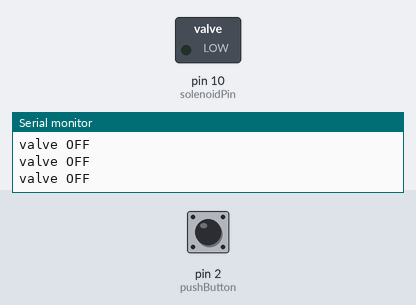
Bench run of a sketch on a simulated Arduino Uno, built with avr-gcc and run on an emulated ATmega328P. On the bench: switched loads named in the sketch (green lamp = pin HIGH), the last lines printed to the serial monitor. Inputs (shaded band) come from the test bench; at power-on: pin 2 (pushButton) LOW.

Above: at 1.2 s.
1.3 s: pin 2 (pushButton) pulled HIGH for 0.15 s
At 2.7 s:
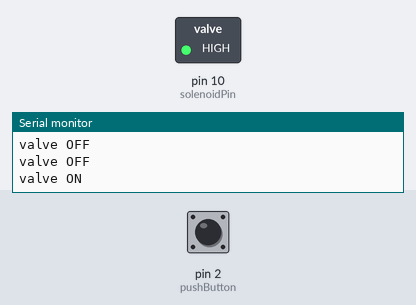
4.4 s: pin 2 (pushButton) pulled HIGH for 3.2 s
At 13.6 s:
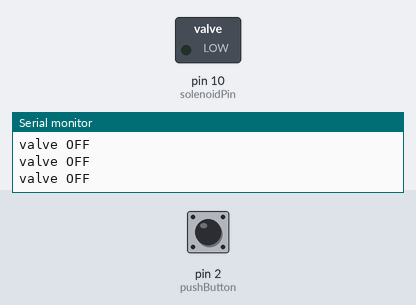
Timing chart, 0 to 15.1 s (numbered marks = the images above; inputs shaded):
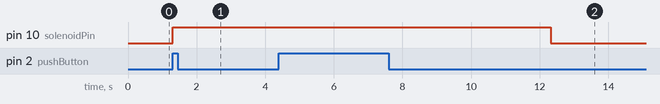

The sketch:

valve_timecontrol.ino
```cpp
int solenoidPin = 10; //solenid valve pin; don't have to be PWM
int pushButton = 2;

// 7213 - 2037 = 5176
// 5797 - 646 = 5151
// 6691 - 1383 = 5308
// 7347 - 2055 = 5292
// 6030 - 646 = 5384

void setup() {
  pinMode(solenoidPin, OUTPUT);
  pinMode(pushButton, INPUT);
  Serial.begin(9600);
}

void loop() {

  // read the state of the button and check if it is pressed
  if (digitalRead(pushButton) == HIGH) {
    digitalWrite(solenoidPin, HIGH); // switch the valve ON
    Serial.println("valve ON");
    delay (5500);

  } else {

    // ramp down the motor speed
    digitalWrite(solenoidPin, LOW); // switch the valve OFF
    Serial.println("valve OFF");
    //delay (500);
  }

  delay(1);        // delay in between reads for stability
}
```

Measured:
- after the input at 1.3 s, pin 10 (solenoidPin): LOW → HIGH at once
- after the input at 4.4 s, pin 10 (solenoidPin): HIGH → LOW after 7.9 s instead of 2.4 s
